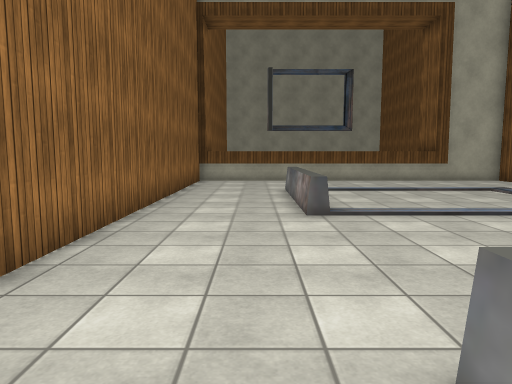
[1] (above)

12 first-person views from a walk through a 3-D level made in the Unity game engine. The camera is 1.4 m above the floor, tilts 6° down and sees 70° across. The floor is counted in squares, 1 m on a side. Each view is taken from the middle of a square. On the plan, view 1 faces up. The plan holds only what a view shows up to about 16 squares ahead; the rest is blank. The place goes on beyond the plan. Some surface patterns are stand-ins.

[2]
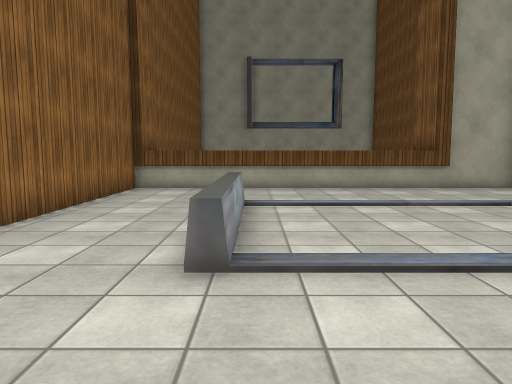

[3]
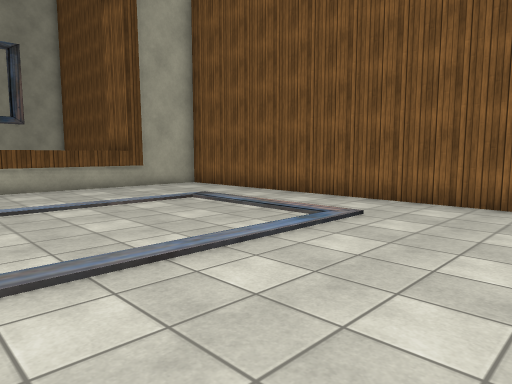

[4]
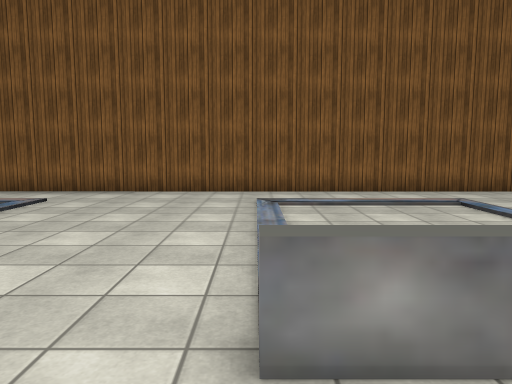

[5]
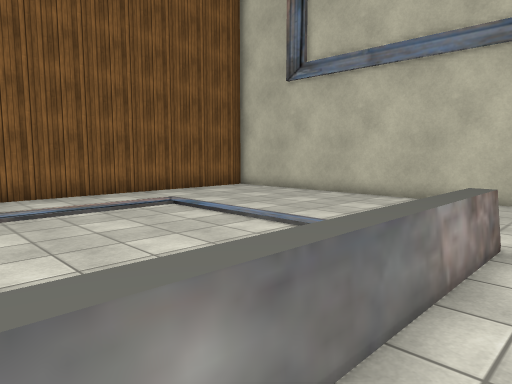

[6]
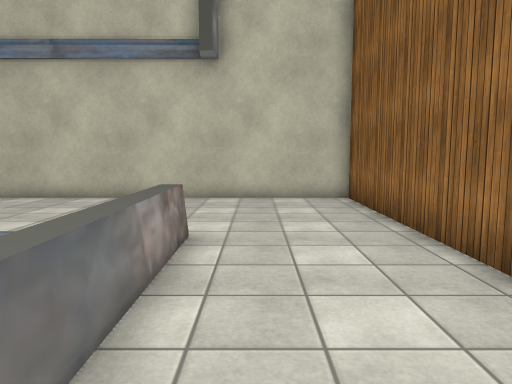

[7]
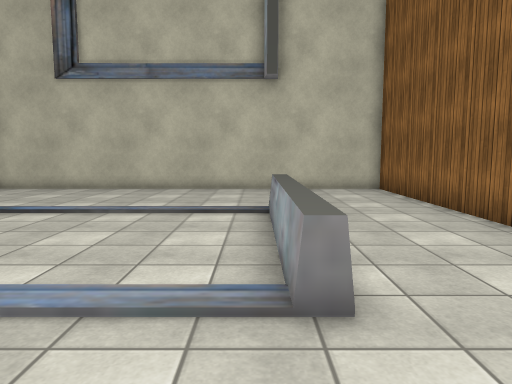

[8]
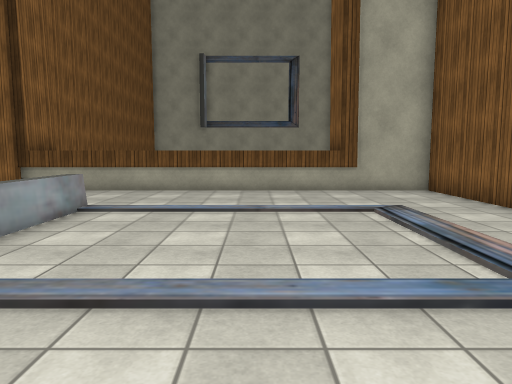

[9]
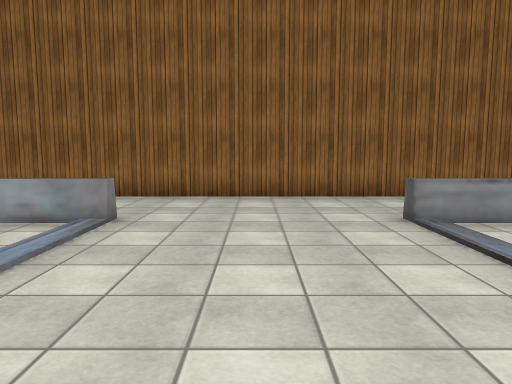

[10]
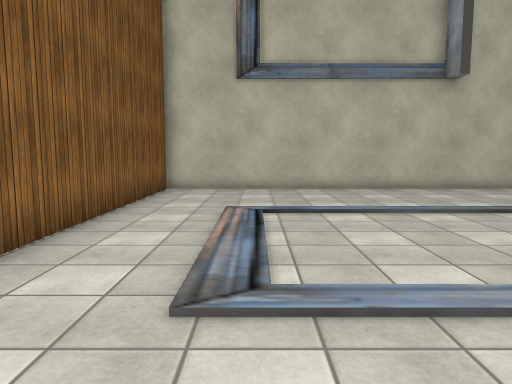

[11]
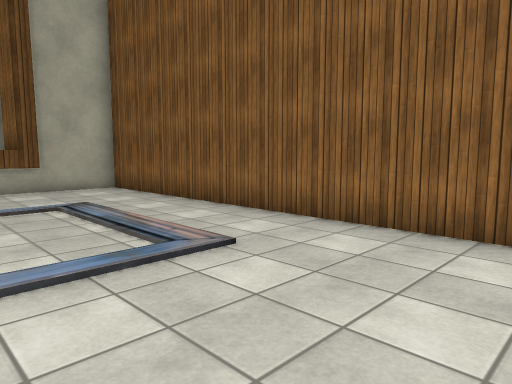

[12]
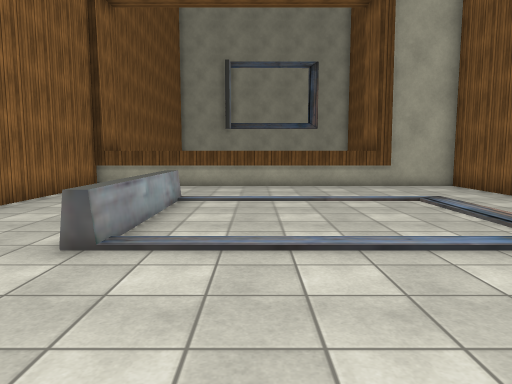

### Floor plan
Key: @ floor where view 1 was taken; # wall or solid block; . floor; = window, fence, low wall or low ledge; ^ raised ledge.
Columns run from 3 left of view 1 to 13 right of it. Each row starts with its distance up from view 1.
 21 #
 20 #           ^
 19 #^^^^^^^^^^^#####
 18 #...............#
 17 #...............#
 16 #...............#
 15 #...............#
 14 #...^...........#
 13 #...^...........#
 12 #...^...........#
 11 #...^...........#
 10 #...^...........#
  9 #...^...........#
  8 #...=...........#
  7 #...............#
  6 #...............#
  5 #...............#
  4 #...............#
  3 #...............#
  2 #...=...........#
  1 #...^...........#
  0 #..@^...........#
 -1 #...^...........#
 -2 #...^...........#
 -3 #...^...........#
 -4 #...=...........#
 -5 #...............#
 -6 #...............#
 -7 #...............#
 -8 #...............#
 -9 #...............#
-10 #################

Positions as (right, up) in squares from view 1, and headings:
1: (0, 0), facing up
2: (2, 4), facing up
3: (2, 4), facing up-right
4: (-1, 2), facing right
5: (0, 2), facing down-right
6: (0, 2), facing down
7: (2, 5), facing down
8: (6, 5), facing up
9: (9, 5), facing left
10: (9, 5), facing down
11: (6, 4), facing up-right
12: (4, 3), facing up
